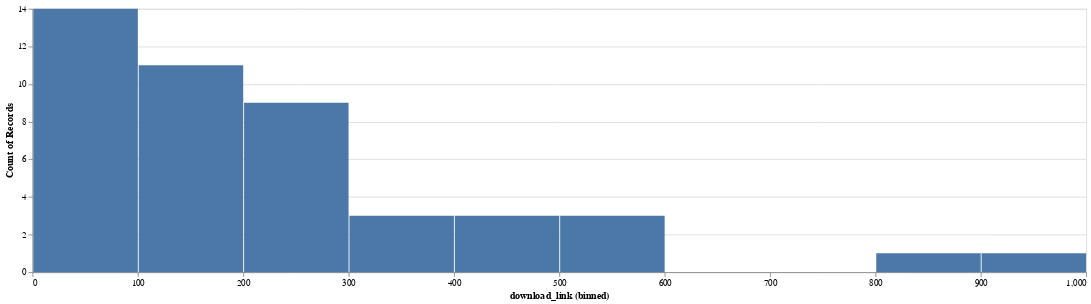

The notebook cell saved with this chart:
### Code cell
total_judgements_per_judge = judgements_per_judge.groupby('judge_name').sum().reset_index()
alt.Chart(total_judgements_per_judge, width=1200).mark_bar().encode(
    x=alt.X('download_link', bin=True),
    y='count()'
)

### Figure 1 — Vega-Lite specification as saved in the notebook (floating-point values rounded to 4 significant figures)
{"$schema": "https://vega.github.io/schema/vega-lite/v2.6.0.json", "config": {"view": {"height": 300, "width": 400}}, "data": {"name": "data-42fc4b7bda599a770072d6199e2e09e5"}, "datasets": {"data-42fc4b7bda599a770072d6199e2e09e5": [{"download_link": 124, "judge_name": "CHIEF JUSTICE RAJENDRA MENON"}, {"download_link": 3, "judge_name": "JUSTICE A. K. PATHAK"}, {"download_link": 360, "judge_name": "JUSTICE A.K. CHAWLA"}, {"download_link": 99, "judge_name": "JUSTICE ANU MALHOTRA"}, {"download_link": 40, "judge_name": "JUSTICE ANUP JAIRAM BHAMBHANI"}, {"download_link": 323, "judge_name": "JUSTICE C. HARI SHANKAR"}, {"download_link": 146, "judge_name": "JUSTICE CHANDER SHEKHAR"}, {"download_link": 73, "judge_name": "JUSTICE DEEPA SHARMA"}, {"download_link": 501, "judge_name": "JUSTICE G. S. SISTANI"}, {"download_link": 156, "judge_name": "JUSTICE GITA MITTAL"}, {"download_link": 188, "judge_name": "JUSTICE HIMA KOHLI"}, {"download_link": 149, "judge_name": "JUSTICE I. S. MEHTA"}, {"download_link": 27, "judge_name": "JUSTICE INDERMEET KAUR"}, {"download_link": 174, "judge_name": "JUSTICE J.R. MIDHA"}, {"download_link": 245, "judge_name": "JUSTICE JAYANT NATH"}, {"download_link": 28, "judge_name": "JUSTICE JYOTI SINGH"}, {"download_link": 139, "judge_name": "JUSTICE MANMOHAN"}, {"download_link": 3, "judge_name": "JUSTICE MANOJ KUMAR OHRI"}, {"download_link": 261, "judge_name": "JUSTICE MUKTA GUPTA"}, {"download_link": 92, "judge_name": "JUSTICE NAJMI WAZIRI "}, {"download_link": 276, "judge_name": "JUSTICE NAVIN CHAWLA"}, {"download_link": 63, "judge_name": "JUSTICE P. S. TEJI "}, {"download_link": 49, "judge_name": "JUSTICE PRATEEK JALAN"}, {"download_link": 480, "judge_name": "JUSTICE PRATHIBA M. SINGH"}, {"download_link": 93, "judge_name": "JUSTICE PRATIBHA RANI"}, {"download_link": 512, "judge_name": "JUSTICE R. K. GAUBA"}, {"download_link": 322, "judge_name": "JUSTICE RAJIV SAHAI ENDLAW"}, {"download_link": 217, "judge_name": "JUSTICE RAJIV SHAKDHER"}, {"download_link": 196, "judge_name": "JUSTICE REKHA PALLI"}, {"download_link": 290, "judge_name": "JUSTICE S. MURALIDHAR"}, {"download_link": 134, "judge_name": "JUSTICE S. P. GARG"}, {"download_link": 421, "judge_name": "JUSTICE S.RAVINDRA BHAT"}, {"download_link": 506, "judge_name": "JUSTICE SANGITA DHINGRA SEHGAL"}, {"download_link": 67, "judge_name": "JUSTICE SANJEEV NARULA"}, {"download_link": 909, "judge_name": "JUSTICE SANJEEV SACHDEVA"}, {"download_link": 201, "judge_name": "JUSTICE SANJIV KHANNA"}, {"download_link": 209, "judge_name": "JUSTICE SIDDHARTH MRIDUL"}, {"download_link": 846, "judge_name": "JUSTICE SUNIL GAUR"}, {"download_link": 14, "judge_name": "JUSTICE SURESH KUMAR KAIT"}, {"download_link": 165, "judge_name": "JUSTICE V. KAMESWAR RAO"}, {"download_link": 419, "judge_name": "JUSTICE VALMIKI J. MEHTA"}, {"download_link": 258, "judge_name": "JUSTICE VIBHU BAKHRU"}, {"download_link": 268, "judge_name": "JUSTICE VINOD GOEL"}, {"download_link": 121, "judge_name": "JUSTICE VIPIN SANGHI"}, {"download_link": 97, "judge_name": "JUSTICE YOGESH KHANNA"}]}, "encoding": {"x": {"bin": true, "field": "download_link", "type": "quantitative"}, "y": {"aggregate": "count", "type": "quantitative"}}, "mark": "bar", "width": 1200}
